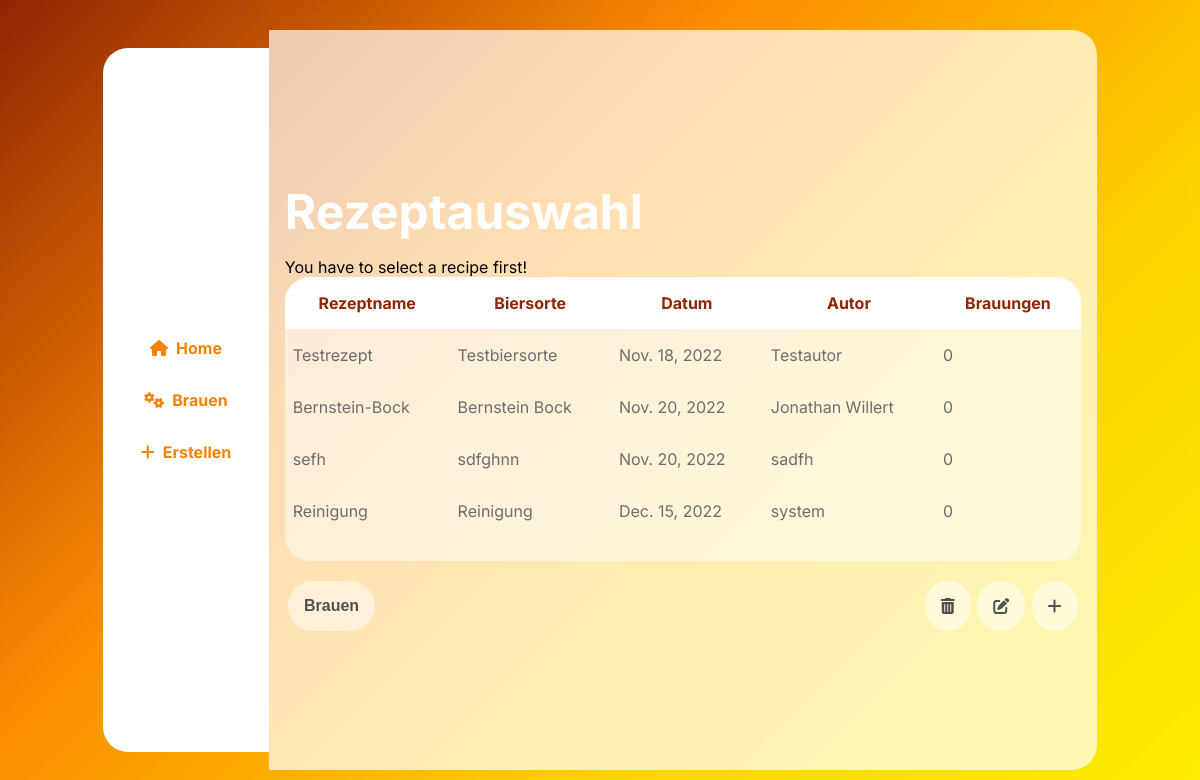
The app's page /brewing (signed in) with its own data.
### brewing/models.py (models this page shows, shortened)
class brew_recipe(models.Model):
    id = models.AutoField(primary_key=True)
    name = models.CharField(max_length=100)
    date = models.DateField(auto_now=True)
    bier_sorte = models.CharField(max_length=100)
    author = models.CharField(max_length=100)
    ausschlagwuerze = models.CharField(max_length=100, default="")
    sudhausausbeute = models.CharField(max_length=100)
    stamwuerze = models.CharField(max_length=100)
    ibu = models.IntegerField()
    ebc = models.IntegerField()
    alcohol = models.FloatField(default=0)
    description = models.TextField(max_length=1000)
    brauwasser = models.CharField(max_length=800)
    schuettung = models.CharField(max_length=800)
    maischplan = models.CharField(max_length=800)
    wuerzekochen = models.CharField(max_length=800)
    gaerung = models.CharField(max_length=800)
    phase = models.CharField(max_length=8000)
    number_of_brews = models.IntegerField(default=0)

### brewing/views.py (the view)
# urls.py: path('', include('brewing.urls')),
def brewing(request):
    if(request.user.is_authenticated):
        if(request.method == "GET"):
            if(brew_system.get_recipe() != None):
                recipe = brew_recipe.objects.get(id=brew_system.get_recipe())
                return render(request, 'brewing/brewing.html', {
                    "recipe": recipe,
                    "status": brew_system.get_status(),
                })
            else:
                return render(request, 'brewing/home.html', {
                    "recipes": brew_recipe.objects.all(),
                    "msg": "You have to select a recipe first!",
                })
        else:
            print(request.POST)
            if(request.POST.get('command') == "set_recipe_id"):
                brew_system.set_recipe(request.POST.get('recipe_id'))
                return redirect('/brewing')
    else:
        return redirect('/login')

### brewing/process/brew_server.py (called while the page is built)
    def get_recipe(self):
        if(self.status["recipe"] != None):
            return(self.status["recipe"])
        else:
            return(None)

### brewing/templates/brewing/home.html (shortened to what this page needs)
{% extends "brewing/template.html" %}
{% load static %}
{% block maincontent %}
<main class="main-xl">
  <h1>Rezeptauswahl</h1>
  {% if msg %}
      <div class="alert alert-success">
        {{ msg }}
      </div>
    {% endif %}
  <div id="recipeTableBox">
  <table id="selectRecipeTable">
    <thead>
      <tr>
        <th onclick="sortTable('name')">Rezeptname</th>
        <th onclick="sortTable('bier_sorte')">Biersorte</th>
        <th onclick="sortTable('date')">Datum</th>
        <th onclick="sortTable('author')">Autor</th>
        <th onclick="sortTable('number_of_brews')">Brauungen</th>
      </tr>
    </thead>
    <tbody>
      {% for recipe in recipes %}
      <tr>
          <td>{{recipe.name}}</td>
          <td>{{recipe.bier_sorte}}</td>
          <td>{{recipe.date}}</td>
          <td>{{recipe.author}}</td>
          <td>{{recipe.number_of_brews}}</td>
      </tr>
      {% endfor %}
    </tbody>
  </table>
</div>
  <div class="recipeButtonBox">
  <form action="{% url 'brewing' %}" id="submit_brewing_form" method="post">
    <button type="button" class="submitButton" id="submitRecipe" onclick="submit_button()">Brauen</button>
  </form>
  <div class="recipeEditButtonBox">
    <button class="submitButton" id="delRecipe"><i class="fa-solid fa-trash-can"></i></button>
    <button type="button" class="submitButton" id="editRecipe"><i class="fa-solid fa-pen-to-square"></i></button>
    <button type="button" class="submitButton" id="addRecipe" onclick="location.href='create'"><i class="fa-solid fa-plus"></i></button>
  </div>
</div>
</main>
{% endblock %}

### brewing/static/css/create.css (style rules this page uses)
h1 { font-size: 3rem; color: white; margin: 1rem 0; }
.submitButton { background: var(--trans05); border: none; border-radius: 25px; padding: 1rem; font-size: 1rem; color: var(--dark-grey); display: flex; justify-content: center; align-items: center; margin: 0.2rem; font-weight: bold; cursor: pointer; }

### brewing/static/css/home.css (style rules this page uses)
.main-xl { width: 100%; border-radius: 0 25px 25px 0; align-items: flex-start; justify-content: center; }
#recipeTableBox { background-color:var(--trans05); padding: 0 0 1.5rem 0; border-radius: 25px; width: 100%; overflow-x: auto; align-self: flex-start; }
#selectRecipeTable { width: 100%; border-spacing: 0px; overflow-x: auto; }
#selectRecipeTable thead { background-color:rgb(255, 255, 255); border-radius: 25px; }
#selectRecipeTable thead tr { border-radius:25px 25px 0 0; }
#selectRecipeTable thead th { color:var(--brown); padding: 1rem; border: none; font-size: 1rem; cursor: pointer; }
#selectRecipeTable thead th:last-child { border-radius:0 25px 0 0; }
#selectRecipeTable tbody { margin-bottom: 1rem; }
#selectRecipeTable tbody tr td { padding: 1rem 0.5rem 1rem 0.5rem; }
#selectRecipeTable tbody tr { cursor: pointer; color:rgb(109, 109, 109); }
.recipeButtonBox { width: 100%; display: flex; flex-direction: row; margin-top: 1rem; justify-content: space-between; }
.recipeEditButtonBox { display: flex; flex-direction: row; }
@media only screen and (min-width: 600px) { .main-xl { width: 100%; height: 105%; } }

### brewing/static/css/template.css (style rules this page uses)
:root { --brown: rgb(144, 37, 4); --orange: rgb(243, 131, 1); --yellow: rgb(253, 237, 0); --white: rgb(255, 255, 255); --dark-grey: rgb(80, 80, 80); --light-grey: rgb(170, 170, 170); --trans03: rgba(255, 255, 255, 0.3); --trans05: rgba(255, 255, 255, 0.5); --trans07: rgba(255, 255, 255, 0.7); --gradient: linear-gradient(135deg, #902504 0%, #FB8B01 36%, #FDD400 70%, #FDEE00 100%); --gradientReverse: linear-gradient(135deg, #FDEE00 0%, #FDD400 36%, #FB8B01 70%, #902504 100%); --gradientWhite: linear-gradient(135deg, rgba(255, 255, 255, 0.7) 0%, rgba(255, 255, 255, 0.3) 100%); }
* { box-sizing: border-box; }
html { width: 100%; height: 100%; padding: 0; margin: 0; overflow: hidden; font-family: 'Inter'; animation-duration: 300ms; animation-timing-function: ease-in-out; }
body { margin: 0; background: var(--gradient); background-repeat: no-repeat; backdrop-filter: blur(4px); z-index: -10; width: 100%; height: 100%; display: flex; align-items: center; justify-content: center; flex-direction: row; padding: 1rem; }
main { background: var(--trans07); height: 105%; overflow-y: auto; padding: 1rem; margin: 0; display: flex; align-items: flex-start; justify-content: flex-start; flex-direction: column; }
button { cursor: pointer; }
@media only screen and (min-width: 600px) { body { flex-direction: row !important; padding: 2rem !important; overflow-y: auto; } }
@media only screen and (min-width: 768px) { body { flex-direction: row !important; padding: 3rem !important; overflow-y: auto; } }

### records on screen
brew_recipe: name "Testrezept", bier_sorte "Testbiersorte", date "Nov. 18, 2022", author "Testautor", number_of_brews "0"
brew_recipe: name "Bernstein-Bock", bier_sorte "Bernstein Bock", date "Nov. 20, 2022", author "Jonathan Willert", number_of_brews "0"
brew_recipe: name "sefh", bier_sorte "sdfghnn", date "Nov. 20, 2022", author "sadfh", number_of_brews "0"
brew_recipe: name "Reinigung", bier_sorte "Reinigung", date "Dec. 15, 2022", author "system", number_of_brews "0"

### other values on screen
{{ msg }} "You have to select a recipe first!"
